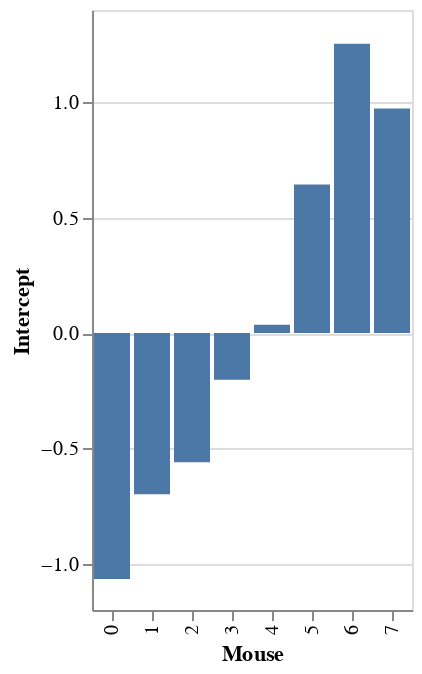

The notebook cell saved with this chart:
### Code cell
intercepts=bw.trace.a_subject.mean(['chain','draw']).to_dataframe().reset_index()
import altair as alt 
chart1=alt.Chart(intercepts).mark_bar().encode(
    x=alt.X('subject:O',title='Mouse'),
    y=alt.Y('a_subject', title='Intercept')
)
chart1

### Figure 1 — Vega-Lite specification as saved in the notebook (floating-point values rounded to 4 significant figures)
{"config": {"view": {"continuousWidth": 400, "continuousHeight": 300}}, "data": {"name": "data-caa242269c6a9f535aeca8ac10235538"}, "mark": "bar", "encoding": {"x": {"type": "ordinal", "field": "subject", "title": "Mouse"}, "y": {"type": "quantitative", "field": "a_subject", "title": "Intercept"}}, "$schema": "https://vega.github.io/schema/vega-lite/v4.8.1.json", "datasets": {"data-caa242269c6a9f535aeca8ac10235538": [{"subject": 0, "a_subject": -1.066}, {"subject": 1, "a_subject": -0.6988}, {"subject": 2, "a_subject": -0.5595}, {"subject": 3, "a_subject": -0.2024}, {"subject": 4, "a_subject": 0.03623}, {"subject": 5, "a_subject": 0.6443}, {"subject": 6, "a_subject": 1.253}, {"subject": 7, "a_subject": 0.9731}]}}
